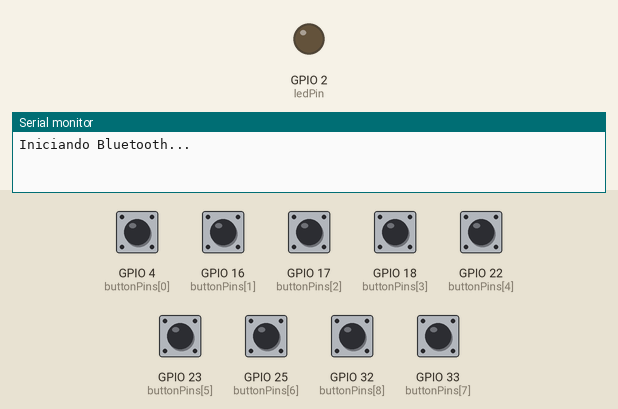
Recording of a sketch running on a simulated ESP32. On the bench: output pins drawn as LEDs (lit = HIGH), the last lines printed to the serial monitor. The inputs (shaded band) are chosen by the test bench; at power-on: GPIO 4 (buttonPins[0]), GPIO 16 (buttonPins[1]), GPIO 17 (buttonPins[2]), GPIO 18 (buttonPins[3]), GPIO 22 (buttonPins[4]), GPIO 23 (buttonPins[5]), GPIO 25 (buttonPins[6]), GPIO 32 (buttonPins[8]), GPIO 33 (buttonPins[7]) HIGH. USB keyboard and mouse output is not drawn.

Above: at 1.2 s.
1.3 s: GPIO 4 (buttonPins[0]) pulled LOW for 0.15 s
At 2.5 s:
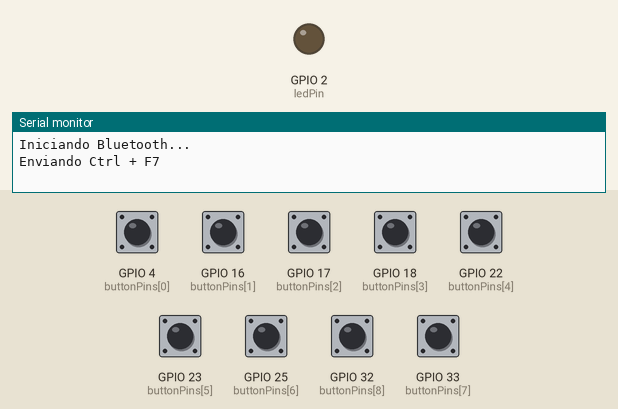
2.9 s: GPIO 16 (buttonPins[1]) pulled LOW for 0.15 s
At 3.6 s:
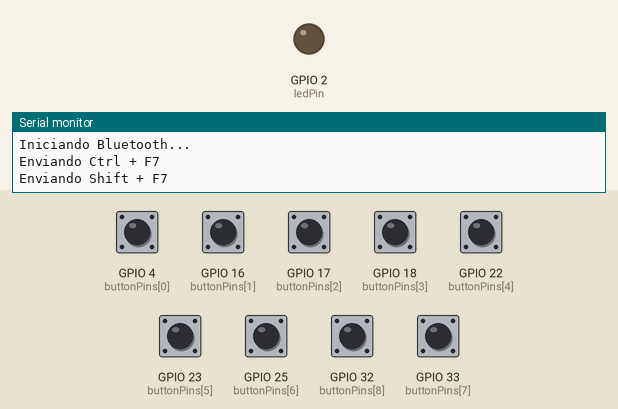
4.5 s: GPIO 17 (buttonPins[2]) pulled LOW for 0.15 s
At 5.7 s:
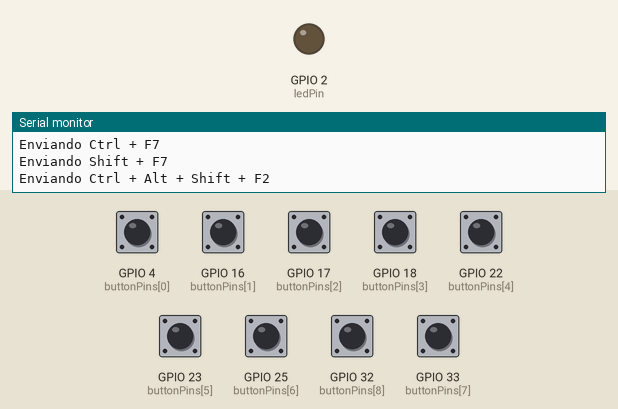
6.1 s: GPIO 22 (buttonPins[4]) pulled LOW for 0.15 s
At 7.1 s:
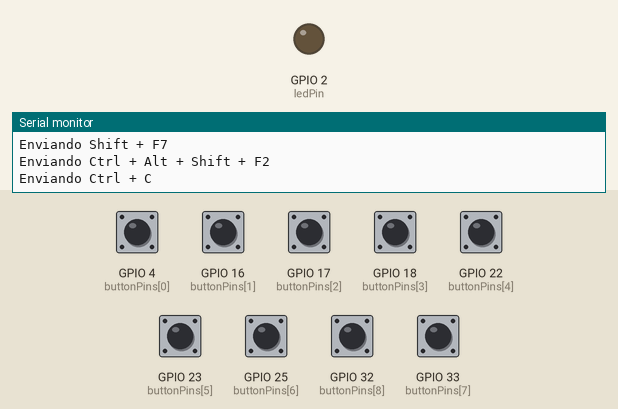
7.7 s: GPIO 23 (buttonPins[5]) pulled LOW for 0.15 s
At 8.6 s:
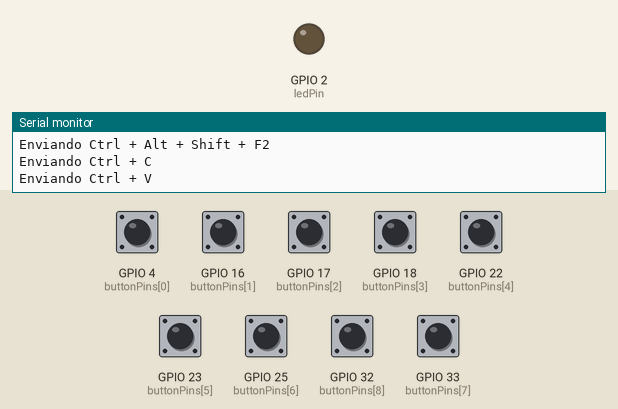
9.3 s: GPIO 25 (buttonPins[6]) pulled LOW for 0.15 s
At 9.8 s:
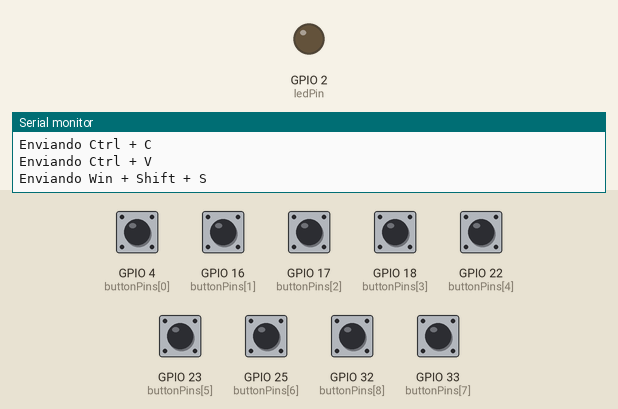
Timing chart, 0 to 11.9 s (numbered marks = the images above; inputs shaded):
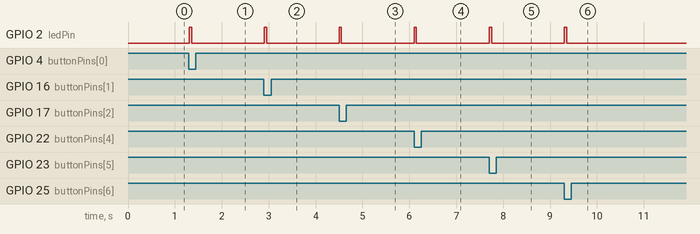

Measured:
- after the input at 1.3 s, GPIO 2 (ledPin): LOW → HIGH at once, → LOW 0.05 s later
- after the input at 2.9 s, GPIO 2 (ledPin): LOW → HIGH at once, → LOW 0.05 s later
- after the input at 4.5 s, GPIO 2 (ledPin): LOW → HIGH at once, → LOW 0.05 s later
- after the input at 6.1 s, GPIO 2 (ledPin): LOW → HIGH at once, → LOW 0.05 s later
- after the input at 7.7 s, GPIO 2 (ledPin): LOW → HIGH at once, → LOW 0.05 s later
- after the input at 9.3 s, GPIO 2 (ledPin): LOW → HIGH at once, → LOW 0.05 s later

The sketch:

Teclado_Macros_BT_Proto.ino
```cpp
#include <BleKeyboard.h>

BleKeyboard bleKeyboard("ESP32 KeyBoard");

const int buttonPins[] = { 4, 16, 17, 18, 22, 23, 25, 33, 32 };  // Pines de los botones
const int numButtons = sizeof(buttonPins) / sizeof(buttonPins[0]);
const int ledPin = 2;  // Pin del LED (D2)

void setup() {
  Serial.begin(115200);

  // Inicializar los pines de los botones
  for (int i = 0; i < numButtons; ++i) {
    pinMode(buttonPins[i], INPUT_PULLUP);
  }

  pinMode(ledPin, OUTPUT);  // Inicializar el pin del LED como salida

  Serial.println("Iniciando Bluetooth...");
  bleKeyboard.begin();
}

void loop() {
  if (bleKeyboard.isConnected()) {
    for (int i = 0; i < numButtons; ++i) {
      if (digitalRead(buttonPins[i]) == LOW) {

        // Parpadeo rápido del LED
        digitalWrite(ledPin, HIGH);  // Encender LED
        delay(50);                   // Esperar 50 ms
        digitalWrite(ledPin, LOW);   // Apagar LED

        switch (buttonPins[i]) {
          case 4:
            // Ctrl + F7
            bleKeyboard.press(KEY_LEFT_CTRL);
            bleKeyboard.press(KEY_F7);
            bleKeyboard.releaseAll();
            Serial.println("Enviando Ctrl + F7");
            break;
          case 16:
            // Shift + F7
            bleKeyboard.press(KEY_LEFT_ALT);
            bleKeyboard.press(KEY_F7);
            bleKeyboard.releaseAll();
            Serial.println("Enviando Shift + F7");
            break;
          case 17:
            // Ctrl + Alt + Shift + F2
            bleKeyboard.press(KEY_LEFT_CTRL);
            bleKeyboard.press(KEY_LEFT_ALT);
            bleKeyboard.press(KEY_LEFT_SHIFT);
            bleKeyboard.press(KEY_F2);
            bleKeyboard.releaseAll();
            Serial.println("Enviando Ctrl + Alt + Shift + F2");
            break;
          case 18:
            // Ctrl + Alt + Shift + F3
            bleKeyboard.press(KEY_LEFT_CTRL);
            bleKeyboard.press(KEY_LEFT_ALT);
            bleKeyboard.press(KEY_LEFT_SHIFT);
            bleKeyboard.press(KEY_F3);
            bleKeyboard.releaseAll();
            Serial.println("Enviando Ctrl + Alt + Shift + F3");
            break;
          case 22:
            // Ctrl + C
            bleKeyboard.press(KEY_LEFT_CTRL);
            bleKeyboard.press('c');
            bleKeyboard.releaseAll();
            Serial.println("Enviando Ctrl + C");
            break;
          case 23:
            // Ctrl + V
            bleKeyboard.press(KEY_LEFT_CTRL);
            bleKeyboard.press('v');
            bleKeyboard.releaseAll();
            Serial.println("Enviando Ctrl + V");
            break;
          case 25:
            // PrintScreen o Win + Shift + S
            bleKeyboard.press(KEY_LEFT_GUI);
            bleKeyboard.press(KEY_LEFT_SHIFT);
            bleKeyboard.press('s');
            bleKeyboard.releaseAll();
            Serial.println("Enviando Win + Shift + S");
            break;
          case 33:
            // Page Up
            bleKeyboard.write(KEY_PAGE_UP);
            Serial.println("Enviando Page Up");
            break;
          case 32:
            // Page Down
            bleKeyboard.write(KEY_PAGE_DOWN);
            Serial.println("Enviando Page Down");
            break;
          default:
            Serial.println("Botón no mapeado");
            break;
        }

        delay(100);  // Antirrebote
        while (digitalRead(buttonPins[i]) == LOW)
          ;  // Esperar hasta que se suelte el botón
      }
    }
  }

  delay(10);  // Pequeño retraso para reducir el uso de CPU
}
```
